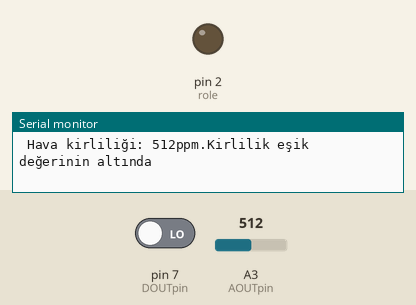
Simulated run of this sketch. Board: Arduino Uno, built with avr-gcc and run on an emulated ATmega328P. On the bench: output pins drawn as LEDs (lit = HIGH), the last lines printed to the serial monitor. The inputs (shaded band) are chosen by the test bench; at power-on: A3 (AOUTpin) = 512, pin 7 (DOUTpin) LOW.

Above: at 1.3 s.
1.4 s: A3 (AOUTpin) set to 652
3.5 s: A3 (AOUTpin) set to 682
At 4.6 s:
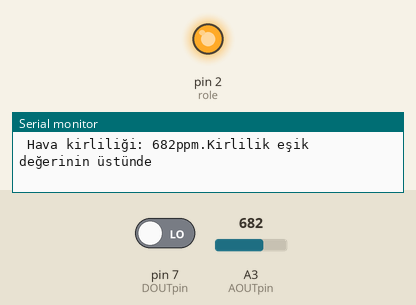
5.5 s: A3 (AOUTpin) set to 660
At 7.2 s:
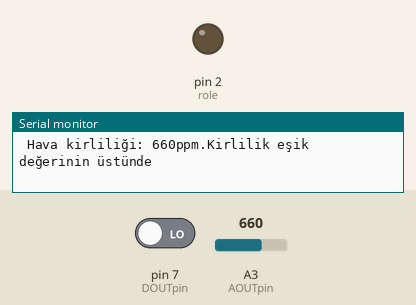
7.5 s: A3 (AOUTpin) set to 680
At 9.1 s:
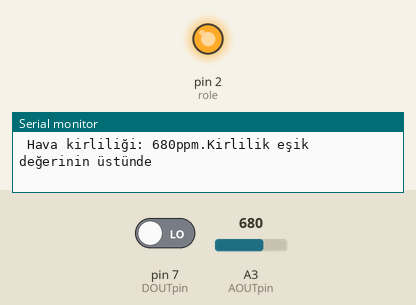
Timing chart, 0 to 10.6 s (numbered marks = the images above; inputs shaded):
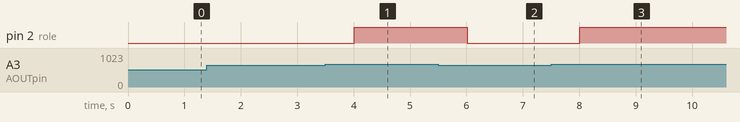

The sketch:

MQ-135_SENSOR.ino
```cpp
const int AOUTpin=A3;  // Analog çıkış pini
const int DOUTpin=7;  //  Dijital çıkış pini
int role = 2;
int esik;  // Eşik değeri
int ppm;  // Ölçülen ppm değeri
void setup() {
  Serial.begin(9600);  // Seri port başlat
  pinMode(DOUTpin, INPUT);
  pinMode(role, OUTPUT);
}
void loop()
{
  ppm= analogRead(AOUTpin);  // ppm değerini Analog pinden oku
  esik= digitalRead(DOUTpin);  // eşik değerinin aşılıp aşılmadığını oku
  Serial.print(" Hava kirliliği: ");
  Serial.print(ppm);  //Hava kirliliği miktarını yaz
  Serial.print("ppm.");
  // Eşik değerinin aşılıp aşılmadığını kontrol et ve seri porta yaz

 if (ppm < 640)
  {
    Serial.println("Kirlilik eşik değerinin altında");
  }
  else
  {
    Serial.println("Kirlilik eşik değerinin üstünde");
  }
  delay(500);  // Yarım saniye bekle


  if (ppm > 670)
  {
   digitalWrite(role, HIGH);
  }
  else
  {
    digitalWrite(role, LOW);
  }

}
```

Measured:
- the behaviour switches between 670 and 671 on A3 (AOUTpin) (found by bisection; images 0 and 1)
- after the input at 3.5 s, pin 2 (role): LOW → HIGH after 0.51 s
- after the input at 5.5 s, pin 2 (role): HIGH → LOW after 0.51 s
- after the input at 7.5 s, pin 2 (role): LOW → HIGH after 0.51 s
